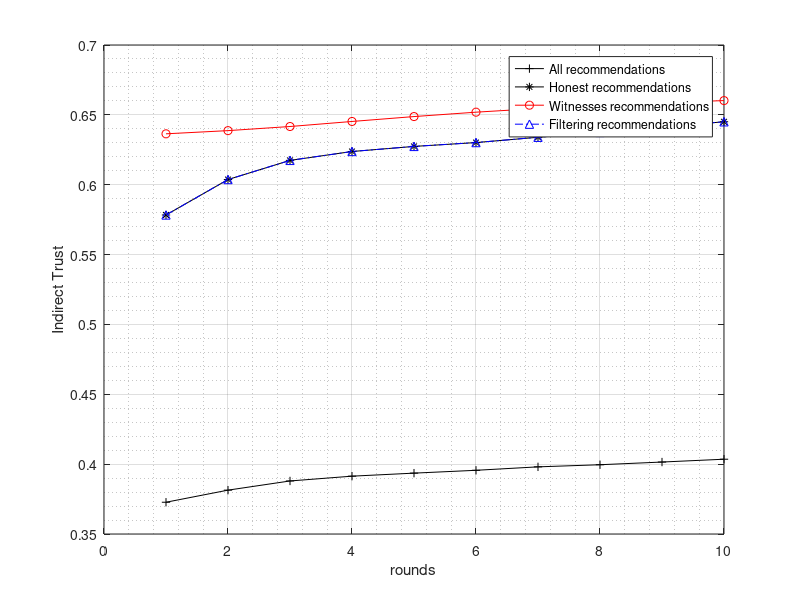

This figure's MATLAB source:
x=[1  2 3  4 5 6 7 8 9 10 ];

 y1=[0.372735495
0.381390741
0.387962329
0.391394344
0.393564915
0.395596386
0.398061378
0.399580666
0.401506616
0.403528633];

 y2=[0.578336374
0.603703451
0.617412579
0.62377063
0.627410498
0.630167654
0.633965038
0.637413893
0.641316565
0.645048517];
 
 y3=[0.636432893
0.638714353
0.64166034
0.645272224
0.648778596
0.651921861
0.654583902
0.656764012
0.658579421
0.660225683];
 
 y4=[0.578336374
0.603703451
0.617412579
0.62377063
0.627410498
0.630167654
0.633965038
0.637413893
0.641316565
0.645048517];

 plot(x,y1,'+-k',x,y2,'*-k',x,y3,'o-r',x,y4,'b-.^'); 
 
 xlabel('rounds'); ylabel('Indirect Trust');
 
 
 legend('All recommendations','Honest recommendations','Witnesses recommendations','Filtering recommendations');
  
set( legend,'location','best')

grid on
grid minor